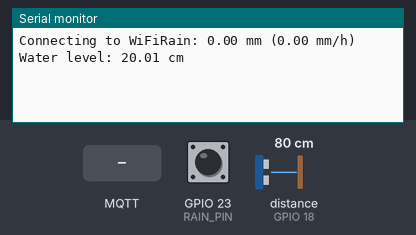
A sketch run on a simulated ESP32. On the bench: the last lines printed to the serial monitor. Wiring (from diagram.json): ultrasonic range finder: trigger GPIO 5; echo GPIO 18. The test bench sets the inputs (shaded band); at power-on: GPIO 23 (RAIN_PIN) HIGH, distance to the obstacle (sensor on GPIO 18) 80 cm. The echo pulse lasts 58.3 µs per cm; WiFi joins after 1.5 s; servers stay silent unless stated; no MQTT or app messages arrive unless stated.

Above: at 1.3 s.
1.4 s: GPIO 23 (RAIN_PIN) pulled LOW for 0.15 s
At 1.58 s:
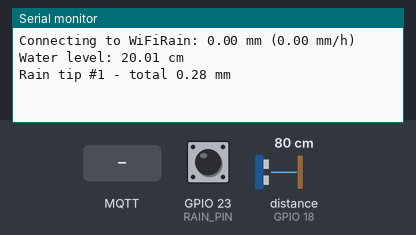
3.1 s: MQTT message "1" arrives on the first subscribed topic
At 3.9 s:
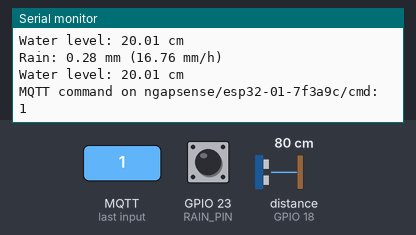
6.5 s: MQTT message "on" arrives on the first subscribed topic
At 7.0 s:
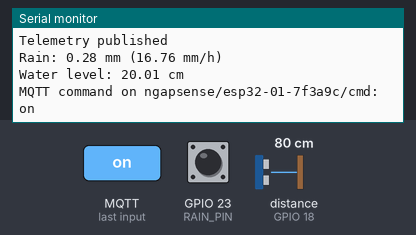
8.0 s: MQTT message "off" arrives on the first subscribed topic
9.5 s: distance to the obstacle (sensor on GPIO 18) set to 2 cm
At 10.8 s:
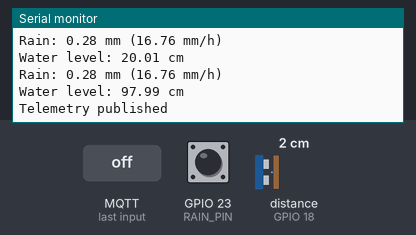
11.0 s: GPIO 23 (RAIN_PIN) pulled LOW for 1 s
Timing chart, 0 to 14.0 s (numbered marks = the images above; inputs shaded):
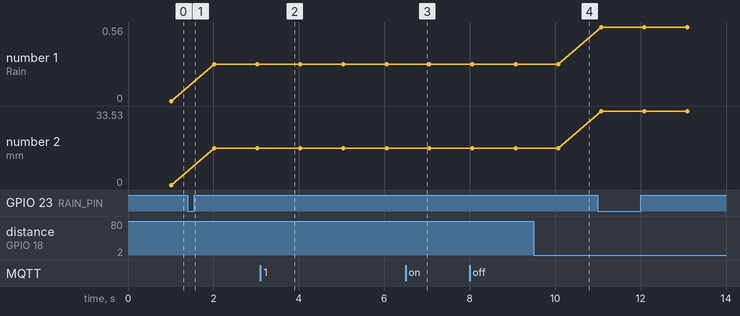

The sketch:

main.ino
```cpp
#include <string.h>

#include "config.h"
#include "wifi_connection.h"
#include "mqtt_connection.h"
#include "sensor_health.h"
#include "water_sensor.h"
#include "rain_sensor.h"

WiFiClient netClient;
PubSubClient mqttClient(netClient);

unsigned long lastSensorRead = 0;
unsigned long lastTelemetry = 0;
unsigned long lastHealth = 0;

void onMqttMessage(char *topic, uint8_t *payload, unsigned int length) {
  char message[128];
  unsigned int copyLength = length < sizeof(message) - 1
                                ? length
                                : sizeof(message) - 1;
  memcpy(message, payload, copyLength);
  message[copyLength] = '\0';

  Serial.print("MQTT command on ");
  Serial.print(topic);
  Serial.print(": ");
  Serial.println(message);

  // The servo/gate logic is not implemented yet, but acknowledge receipt so
  // the backend knows the command reached the device.
  mqttClient.publish(TOPIC_CMD_ACK, "{\"result\":\"received\"}");
}

void setup() {
  Serial.begin(115200);
  delay(100);

  setupWaterSensor();
  setupRainSensor();
  setupWiFi();
  setupMqtt(mqttClient, onMqttMessage);
}

void loop() {
  updateRainSensor();

  if (ensureWiFi()) {
    ensureMqtt(mqttClient);
    mqttClient.loop();
  }

  unsigned long now = millis();
  if (now - lastSensorRead >= SENSOR_INTERVAL_MS) {
    lastSensorRead = now;

    float level = readWaterLevel();
    recordWaterReading(level, now);
    float rainTotal = readRainTotalMm();
    float rainRate = readRainRateMmPerHour(now);

    Serial.print("Rain: ");
    Serial.print(rainTotal, 2);
    Serial.print(" mm (");
    Serial.print(rainRate, 2);
    Serial.println(" mm/h)");

    if (level == WATER_LEVEL_NO_ECHO) {
      Serial.println("Water level: sensor error (no echo)");
    } else if (level == WATER_LEVEL_OUT_OF_RANGE) {
      Serial.println("Water level: sensor error (out of range)");
    } else {
      Serial.print("Water level: ");
      Serial.print(level, 2);
      Serial.println(" cm");
    }

    if (level >= 0 && mqttClient.connected() &&
        now - lastTelemetry >= TELEMETRY_INTERVAL_MS) {
      lastTelemetry = now;
      if (publishTelemetry(mqttClient, level, rainTotal, rainRate, WiFi.RSSI(),
                           now)) {
        Serial.println("Telemetry published");
      } else {
        Serial.println("Telemetry publish failed");
      }
    }
  }

  // Publish a health report on every (re)connect and then at a fixed interval.
  // This keeps running even when the water level sensor stops returning data.
  static bool mqttWasConnected = false;
  bool mqttConnected = mqttClient.connected();

  if (mqttConnected &&
      (!mqttWasConnected || now - lastHealth >= HEALTH_INTERVAL_MS)) {
    lastHealth = now;
    const char *waterStatus = waterHealthStatus(now);
    const char *rainStatus = rainHealthStatus(now);

    if (publishHealth(mqttClient, waterStatus, rainStatus, WiFi.RSSI(), now)) {
      Serial.print("Health report: water=");
      Serial.print(waterStatus);
      Serial.print(", rain=");
      Serial.println(rainStatus);
    } else {
      Serial.println("Health report publish failed");
    }
  }
  mqttWasConnected = mqttConnected;

  delay(10);
}
```

mqtt_connection.h
```cpp
#ifndef MQTT_CONNECTION_H
#define MQTT_CONNECTION_H

#include <PubSubClient.h>
#include <stdio.h>

#include "config.h"

inline void setupMqtt(PubSubClient &client,
                      void (*callback)(char *, uint8_t *, unsigned int)) {
  client.setServer(MQTT_HOST, MQTT_PORT);
  client.setCallback(callback);
}

inline bool ensureMqtt(PubSubClient &client) {
  if (client.connected()) {
    return true;
  }

  static unsigned long lastAttempt = 0;
  unsigned long now = millis();
  if (lastAttempt != 0 && now - lastAttempt < MQTT_RETRY_INTERVAL_MS) {
    return false;
  }
  lastAttempt = now;

  Serial.print("Connecting to MQTT broker...");

  // The last-will message marks the device offline if it disconnects.
  bool connected = client.connect(
      DEVICE_ID,
      nullptr,
      nullptr,
      TOPIC_STATUS,
      1,
      true,
      "{\"online\":false}");

  if (!connected) {
    Serial.print(" failed, rc=");
    Serial.println(client.state());
    return false;
  }

  Serial.println(" connected");
  client.publish(
      TOPIC_STATUS,
      "{\"online\":true,\"fw\":\"" FIRMWARE_VERSION "\"}",
      true);
  client.subscribe(TOPIC_CMD);
  return true;
}

inline bool publishTelemetry(PubSubClient &client, float waterLevel,
                             float rainMm, float rainRateMmH, int rssi,
                             unsigned long uptimeMs) {
  if (!client.connected()) {
    return false;
  }

  char payload[200];
  int written = snprintf(
      payload,
      sizeof(payload),
      "{\"device_id\":\"%s\",\"water_level\":%.2f,\"rain_mm\":%.2f,"
      "\"rain_rate\":%.2f,\"rssi\":%d,\"uptime_ms\":%lu}",
      DEVICE_ID,
      waterLevel,
      rainMm,
      rainRateMmH,
      rssi,
      uptimeMs);

  if (written < 0 || written >= static_cast<int>(sizeof(payload))) {
    Serial.println("Telemetry payload too large");
    return false;
  }

  return client.publish(TOPIC_TELEMETRY, payload);
}

// Publish the retained status topic with one health status per sensor.
inline bool publishHealth(PubSubClient &client, const char *waterStatus,
                          const char *rainStatus, int rssi,
                          unsigned long uptimeMs) {
  if (!client.connected()) {
    return false;
  }

  char payload[256];
  int written = snprintf(
      payload,
      sizeof(payload),
      "{\"device_id\":\"%s\",\"online\":true,\"fw\":\"" FIRMWARE_VERSION
      "\",\"uptime_ms\":%lu,\"rssi\":%d,"
      "\"sensors\":{\"water_level\":\"%s\",\"rain\":\"%s\"}}",
      DEVICE_ID,
      uptimeMs,
      rssi,
      waterStatus,
      rainStatus);

  if (written < 0 || written >= static_cast<int>(sizeof(payload))) {
    Serial.println("Health payload too large");
    return false;
  }

  return client.publish(TOPIC_STATUS, payload, true);
}

#endif
```

rain_sensor.h
```cpp
#ifndef RAIN_SENSOR_H
#define RAIN_SENSOR_H

#include "sensor_health.h"

// Wokwi has no rain gauge part, so a tipping-bucket gauge is emulated with a
// pushbutton: one press = one bucket tip. A real tipping bucket closes a reed
// switch once per fixed volume of rain; 0.2794 mm per tip is the usual value
// for a 0.011 inch bucket. The firmware therefore reports rainfall in mm (and
// mm/h), not a wetness percentage.
//
// GPIO 23 is on the right-hand header, next to the ESP32's GND rail feed, and
// supports the internal pull-up (unlike the input-only GPIO 34-39 pins).

#define RAIN_PIN 23

const float RAIN_MM_PER_TIP = 0.2794f;

// Ignore contact bounce from the reed switch (or from the simulated button).
const unsigned long RAIN_DEBOUNCE_MS = 50UL;

// Rainfall rate is measured over this trailing window.
const unsigned long RAIN_RATE_WINDOW_MS = 60000UL;

// Number of recent tip timestamps kept for the rate calculation. 64 tips in
// 60 s is about 18 mm/h, well above any demo value.
const int RAIN_HISTORY_SIZE = 64;

// Accumulated rainfall since boot, in mm.
float rainTotalMm = 0.0f;
unsigned long rainTipCount = 0;

unsigned long rainTipTimes[RAIN_HISTORY_SIZE];
int rainTipHead = 0;
int rainTipHistoryCount = 0;

inline void setupRainSensor() {
  pinMode(RAIN_PIN, INPUT_PULLUP);
}

inline void registerRainTip(unsigned long now) {
  rainTotalMm += RAIN_MM_PER_TIP;
  rainTipCount++;
  rainTipTimes[rainTipHead] = now;
  rainTipHead = (rainTipHead + 1) % RAIN_HISTORY_SIZE;
  if (rainTipHistoryCount < RAIN_HISTORY_SIZE) {
    rainTipHistoryCount++;
  }

  Serial.print("Rain tip #");
  Serial.print(rainTipCount);
  Serial.print(" - total ");
  Serial.print(rainTotalMm, 2);
  Serial.println(" mm");
}

// Call on every loop iteration. Counts one tip each time the button goes from
// released (HIGH) to pressed (LOW), after the signal has been stable for
// RAIN_DEBOUNCE_MS.
inline void updateRainSensor() {
  static int lastReading = HIGH;
  static int stableReading = HIGH;
  static unsigned long lastChangeMs = 0;

  int reading = digitalRead(RAIN_PIN);
  unsigned long now = millis();

  if (reading != lastReading) {
    lastReading = reading;
    lastChangeMs = now;
  }

  if (now - lastChangeMs >= RAIN_DEBOUNCE_MS && reading != stableReading) {
    stableReading = reading;
    if (stableReading == LOW) {
      registerRainTip(now);
    }
  }

  recordRainPinState(stableReading, now);
}

// Number of tips recorded inside the rate window.
inline unsigned long rainTipsInWindow(unsigned long now) {
  unsigned long count = 0;
  for (int i = 0; i < rainTipHistoryCount; i++) {
    int index = (rainTipHead - 1 - i + RAIN_HISTORY_SIZE) % RAIN_HISTORY_SIZE;
    if (now - rainTipTimes[index] < RAIN_RATE_WINDOW_MS) {
      count++;
    }
  }
  return count;
}

// Accumulated rainfall since boot, in mm.
inline float readRainTotalMm() {
  return rainTotalMm;
}

// Current rainfall intensity in mm/h, over the trailing rate window.
inline float readRainRateMmPerHour(unsigned long now) {
  unsigned long tips = rainTipsInWindow(now);
  return tips * RAIN_MM_PER_TIP * (3600000.0f / RAIN_RATE_WINDOW_MS);
}

#endif
```

sensor_health.h
```cpp
#ifndef SENSOR_HEALTH_H
#define SENSOR_HEALTH_H

#include <Arduino.h>

// Sensor health is inferred from evidence rather than from a self-test:
//   1. read errors       - no echo / out-of-range distance
//   2. valid data range  - the distance must be usable by the HC-SR04
//   3. stale data        - no valid reading for WATER_STALE_MS
//
// Reported status values:
//   HEALTHY   recent data passes all checks
//   DEGRADED  a few read errors, or no reading yet
//   ERROR     repeated read errors or no valid data for too long
//
// OFFLINE is not a sensor state: it is reported separately by the MQTT
// last-will message when the device loses its connection.

const unsigned long WATER_STALE_MS = 15000UL;
const unsigned int WATER_MAX_CONSECUTIVE_ERRORS = 3;
const unsigned long RAIN_STUCK_MS = 300000UL;

struct WaterSensorHealth {
  unsigned long lastOkMs;
  unsigned int consecutiveErrors;
  bool hasReading;
};

WaterSensorHealth waterHealth = {0, 0, false};

inline void recordWaterReading(float levelCm, unsigned long now) {
  if (levelCm < 0) {
    waterHealth.consecutiveErrors++;
    return;
  }

  waterHealth.lastOkMs = now;
  waterHealth.consecutiveErrors = 0;
  waterHealth.hasReading = true;
}

inline const char *waterHealthStatus(unsigned long now) {
  if (waterHealth.consecutiveErrors >= WATER_MAX_CONSECUTIVE_ERRORS) {
    return "ERROR";
  }
  if (waterHealth.hasReading && now - waterHealth.lastOkMs > WATER_STALE_MS) {
    return "ERROR";
  }
  if (waterHealth.consecutiveErrors > 0 || !waterHealth.hasReading) {
    return "DEGRADED";
  }
  return "HEALTHY";
}

struct RainSensorHealth {
  int lastPinState;
  unsigned long pinLowSinceMs;
};

RainSensorHealth rainHealth = {HIGH, 0};

inline void recordRainPinState(int reading, unsigned long now) {
  if (reading == LOW) {
    if (rainHealth.lastPinState != LOW) {
      rainHealth.pinLowSinceMs = now;
    }
  } else {
    rainHealth.pinLowSinceMs = 0;
  }
  rainHealth.lastPinState = reading;
}

inline const char *rainHealthStatus(unsigned long now) {
  // A reed switch closes only briefly for each bucket tip. Staying closed for
  // minutes means the contact is stuck.
  if (rainHealth.lastPinState == LOW &&
      now - rainHealth.pinLowSinceMs >= RAIN_STUCK_MS) {
    return "ERROR";
  }
  return "HEALTHY";
}

#endif
```

water_sensor.h
```cpp
#ifndef WATER_SENSOR_H
#define WATER_SENSOR_H

#define TRIG_PIN 5
#define ECHO_PIN 18

// Distance from the sensor (mounted at the top of the tank) to the bottom, in cm.
const float TOTAL_HEIGHT = 100.0;
// Speed of sound in air at ~20 C, in cm/us.
const float SOUND_SPEED_CM_PER_US = 0.0343;
const unsigned long ECHO_TIMEOUT_US = 30000UL;

// HC-SR04 usable measuring range. Readings outside it are treated as failures,
// not as valid water levels.
const float MIN_VALID_DISTANCE_CM = 2.0;
const float MAX_VALID_DISTANCE_CM = 400.0;

// Negative return codes so callers can distinguish the failure reason.
const float WATER_LEVEL_NO_ECHO = -1.0f;
const float WATER_LEVEL_OUT_OF_RANGE = -2.0f;

inline void setupWaterSensor() {
  pinMode(TRIG_PIN, OUTPUT);
  pinMode(ECHO_PIN, INPUT);
  digitalWrite(TRIG_PIN, LOW);
}

// Returns the water level in cm above the bottom of the tank, or a negative
// code if the reading failed.
inline float readWaterLevel() {
  digitalWrite(TRIG_PIN, LOW);
  delayMicroseconds(2);
  digitalWrite(TRIG_PIN, HIGH);
  delayMicroseconds(10);
  digitalWrite(TRIG_PIN, LOW);

  unsigned long duration = pulseIn(ECHO_PIN, HIGH, ECHO_TIMEOUT_US);
  if (duration == 0) {
    return WATER_LEVEL_NO_ECHO;
  }

  float distance = (duration * SOUND_SPEED_CM_PER_US) / 2.0;
  if (distance < MIN_VALID_DISTANCE_CM || distance > MAX_VALID_DISTANCE_CM) {
    return WATER_LEVEL_OUT_OF_RANGE;
  }

  float level = TOTAL_HEIGHT - distance;

  if (level < 0) return 0;
  if (level > TOTAL_HEIGHT) return TOTAL_HEIGHT;
  return level;
}

#endif
```

wifi_connection.h
```cpp
#ifndef WIFI_CONNECTION_H
#define WIFI_CONNECTION_H

#include <WiFi.h>

#include "config.h"

inline void setupWiFi() {
  WiFi.mode(WIFI_STA);
  WiFi.begin(WIFI_SSID, WIFI_PASSWORD, WIFI_CHANNEL);
  Serial.print("Connecting to WiFi");
}

inline bool ensureWiFi() {
  static bool wasConnected = false;
  static unsigned long lastAttempt = millis();

  if (WiFi.status() == WL_CONNECTED) {
    if (!wasConnected) {
      Serial.println();
      Serial.print("WiFi connected, IP: ");
      Serial.println(WiFi.localIP());
      wasConnected = true;
    }
    return true;
  }

  wasConnected = false;

  unsigned long now = millis();
  if (now - lastAttempt >= WIFI_RETRY_INTERVAL_MS) {
    lastAttempt = now;
    Serial.println();
    Serial.print("Reconnecting to WiFi");
    WiFi.disconnect();
    WiFi.begin(WIFI_SSID, WIFI_PASSWORD, WIFI_CHANNEL);
  }

  return false;
}

#endif
```

config.h
```cpp
#ifndef CONFIG_H
#define CONFIG_H

// WiFi configuration for the Wokwi simulator.
// For real hardware, replace these with your own network credentials.
#define WIFI_SSID "Wokwi-GUEST"
#define WIFI_PASSWORD ""
#define WIFI_CHANNEL 6  // Wokwi-GUEST runs on channel 6; use 0 for a real AP
#define WIFI_RETRY_INTERVAL_MS 10000UL

// Public EMQX test broker (no authentication).
// Do NOT send private or sensitive data through this broker.
#define MQTT_HOST "broker.emqx.io"
#define MQTT_PORT 1883
#define MQTT_RETRY_INTERVAL_MS 5000UL

// Change this to a unique value. Topics on a public broker are visible to
// everyone, so a unique device ID avoids collisions with other projects.
#define DEVICE_ID "esp32-01-7f3a9c"

#define TOPIC_ROOT      "ngapsense"
#define TOPIC_TELEMETRY TOPIC_ROOT "/" DEVICE_ID "/telemetry"
#define TOPIC_STATUS    TOPIC_ROOT "/" DEVICE_ID "/status"
#define TOPIC_ALERT     TOPIC_ROOT "/" DEVICE_ID "/alert"
#define TOPIC_CMD       TOPIC_ROOT "/" DEVICE_ID "/cmd"
#define TOPIC_CMD_ACK   TOPIC_ROOT "/" DEVICE_ID "/cmd/ack"

#define FIRMWARE_VERSION "0.1.0"
#define SENSOR_INTERVAL_MS 1000UL
#define TELEMETRY_INTERVAL_MS 5000UL
#define HEALTH_INTERVAL_MS 30000UL

#endif
```

Measured:
- after the input at 1.4 s, the serial monitor: prints a new line after 0.05 s (image 1)
- after the input at 3.1 s, the serial monitor: prints a new line at once (image 2)
- after the input at 6.5 s, the serial monitor: prints a new line at once (image 3)
- after the input at 9.5 s, the serial monitor: prints a new line after 0.58 s (image 4)
- plotted number 1: 0 → 0.28 after the input at 1.4 s, 0.28 → 0.56 after the input at 11.0 s
- plotted number 2: 0 → 16.76 after the input at 1.4 s, 16.76 → 33.53 after the input at 11.0 s
